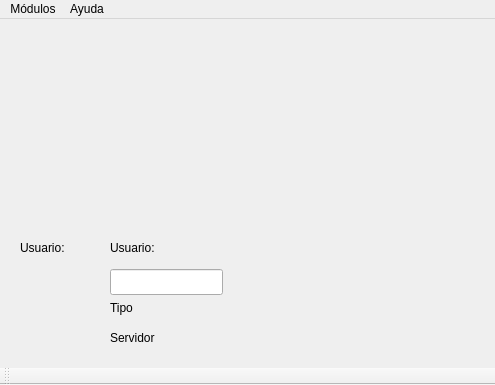
<?xml version="1.0" encoding="UTF-8"?>
<ui version="4.0">
 <class>Principal</class>
 <widget class="QMainWindow" name="Principal">
  <property name="geometry">
   <rect>
    <x>0</x>
    <y>0</y>
    <width>495</width>
    <height>385</height>
   </rect>
  </property>
  <property name="windowTitle">
   <string>Arenita ERP</string>
  </property>
  <widget class="QWidget" name="centralWidget">
   <widget class="QLabel" name="lblUsuario">
    <property name="geometry">
     <rect>
      <x>110</x>
      <y>220</y>
      <width>56</width>
      <height>18</height>
     </rect>
    </property>
    <property name="whatsThis">
     <string>&lt;html&gt;&lt;head/&gt;&lt;body&gt;&lt;p&gt;Nombre de usuario&lt;/p&gt;&lt;/body&gt;&lt;/html&gt;</string>
    </property>
    <property name="text">
     <string>Usuario:</string>
    </property>
   </widget>
   <widget class="QLabel" name="lblNombreUsuario">
    <property name="geometry">
     <rect>
      <x>20</x>
      <y>220</y>
      <width>119</width>
      <height>18</height>
     </rect>
    </property>
    <property name="text">
     <string>Usuario: </string>
    </property>
   </widget>
   <widget class="QLineEdit" name="txtClave">
    <property name="geometry">
     <rect>
      <x>110</x>
      <y>250</y>
      <width>113</width>
      <height>26</height>
     </rect>
    </property>
   </widget>
   <widget class="QLabel" name="lblTipo">
    <property name="geometry">
     <rect>
      <x>110</x>
      <y>280</y>
      <width>151</width>
      <height>18</height>
     </rect>
    </property>
    <property name="text">
     <string>Tipo</string>
    </property>
   </widget>
   <widget class="QLabel" name="lblServidor">
    <property name="geometry">
     <rect>
      <x>110</x>
      <y>310</y>
      <width>72</width>
      <height>18</height>
     </rect>
    </property>
    <property name="text">
     <string>Servidor</string>
    </property>
   </widget>
  </widget>
  <widget class="QMenuBar" name="menuBar">
   <property name="geometry">
    <rect>
     <x>0</x>
     <y>0</y>
     <width>495</width>
     <height>23</height>
    </rect>
   </property>
   <widget class="QMenu" name="menuModulos">
    <property name="title">
     <string>Módulos</string>
    </property>
    <addaction name="actionAdministrador"/>
    <addaction name="actionInventarios"/>
   </widget>
   <widget class="QMenu" name="menuAyuda">
    <property name="title">
     <string>Ayuda</string>
    </property>
    <addaction name="actionAcerca_de"/>
   </widget>
   <addaction name="menuModulos"/>
   <addaction name="menuAyuda"/>
  </widget>
  <widget class="QToolBar" name="toolBar">
   <property name="windowTitle">
    <string>toolBar</string>
   </property>
   <attribute name="toolBarArea">
    <enum>BottomToolBarArea</enum>
   </attribute>
   <attribute name="toolBarBreak">
    <bool>false</bool>
   </attribute>
  </widget>
  <action name="actionAcerca_de">
   <property name="text">
    <string>Acerca de</string>
   </property>
   <property name="shortcut">
    <string>A</string>
   </property>
  </action>
  <action name="actionAdministrador">
   <property name="text">
    <string>Administrador</string>
   </property>
  </action>
  <action name="actionInventarios">
   <property name="text">
    <string>Inventarios</string>
   </property>
  </action>
 </widget>
 <layoutdefault spacing="6" margin="11"/>
 <resources/>
 <connections/>
</ui>
